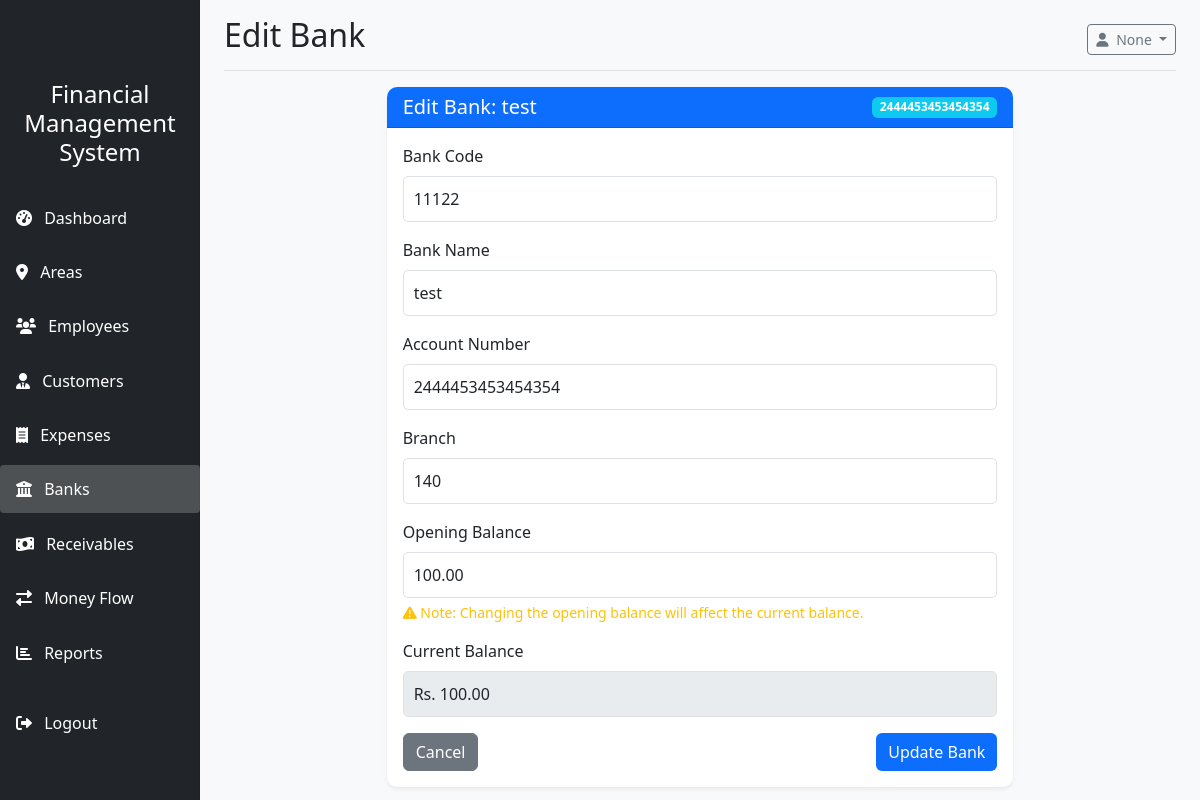
/dashboard/banks/edit/1/ (signed in), run on the app's committed database.
### authentication/models.py (models this page shows, shortened)
class User(AbstractUser):
    ROLE_CHOICES = (
        ('admin', 'Admin'),
        ('accountant', 'Accountant'),
    )
    username = None
    email = models.EmailField(_('email address'), unique=True)
    role = models.CharField(max_length=20, choices=ROLE_CHOICES, default='accountant')
    USERNAME_FIELD = 'email'
    REQUIRED_FIELDS = []
    objects = UserManager()

### dashboard/models.py (models this page shows, shortened)
class Bank(models.Model):
    bank_code = models.CharField(max_length=20, unique=True)
    name = models.CharField(max_length=100)
    account_number = models.CharField(max_length=50)
    branch = models.CharField(max_length=100, blank=True, null=True)
    opening_balance = models.DecimalField(max_digits=12, decimal_places=2, default=0)
    current_balance = models.DecimalField(max_digits=12, decimal_places=2, default=0)
    created_at = models.DateTimeField(auto_now_add=True)
    updated_at = models.DateTimeField(auto_now=True)

### dashboard/views.py (the view)
# urls.py: path('banks/edit/<int:bank_id>/', views.edit_bank, name='edit_bank'),
@login_required
def edit_bank(request, bank_id):
    bank = get_object_or_404(Bank, id=bank_id)
    old_opening_balance = bank.opening_balance
    if request.method == 'POST':
        form = BankForm(request.POST, instance=bank)
        if form.is_valid():
            new_bank = form.save(commit=False)
            balance_difference = new_bank.opening_balance - old_opening_balance
            new_bank.current_balance += balance_difference
            new_bank.save()
            messages.success(request, 'Bank updated successfully!')
            return redirect('banks')
    else:
        form = BankForm(instance=bank)
    context = {
        'form': form,
        'bank': bank,
        'active_page': 'banks'
    }
    return render(request, 'dashboard/edit_bank.html', context)

### dashboard/forms.py (shortened to what this page needs)
class BankForm(forms.ModelForm):
    class Meta:
        model = Bank
        fields = ['bank_code', 'name', 'account_number', 'branch', 'opening_balance']
        widgets = {
            'bank_code': forms.TextInput(attrs={'class': 'form-control', 'placeholder': 'Bank Code'}),
            'name': forms.TextInput(attrs={'class': 'form-control', 'placeholder': 'Bank Name'}),
            'account_number': forms.TextInput(attrs={'class': 'form-control', 'placeholder': 'Account Number'}),
            'branch': forms.TextInput(attrs={'class': 'form-control', 'placeholder': 'Branch'}),
            'opening_balance': forms.NumberInput(attrs={'class': 'form-control', 'placeholder': 'Opening Balance'}),
        }
        labels = {
            'bank_code': 'Bank Code',
            'name': 'Bank Name',
            'account_number': 'Account Number',
            'branch': 'Branch',
            'opening_balance': 'Opening Balance',
        }

### dashboard/templates/dashboard/edit_bank.html (shortened to what this page needs)
{% extends 'dashboard/dashboard_base.html' %}
{% block page_title %}Edit Bank{% endblock %}
{% block dashboard_content %}
<div class="row">
    <div class="col-md-8 mx-auto">
        <div class="card shadow-sm">
            <div class="card-header bg-primary text-white d-flex justify-content-between align-items-center">
                <h5 class="mb-0">Edit Bank: {{ bank.name }}</h5>
                <span class="badge bg-info">{{ bank.account_number }}</span>
            </div>
            <div class="card-body">
                <form method="post" action="{% url 'edit_bank' bank.id %}">
                    <div class="mb-3">
                        <label for="{{ form.bank_code.id_for_label }}" class="form-label">{{ form.bank_code.label }}</label>
                        {{ form.bank_code }}
                    </div>
                    <div class="mb-3">
                        <label for="{{ form.name.id_for_label }}" class="form-label">{{ form.name.label }}</label>
                        {{ form.name }}
                    </div>
                    <div class="mb-3">
                        <label for="{{ form.account_number.id_for_label }}" class="form-label">{{ form.account_number.label }}</label>
                        {{ form.account_number }}
                    </div>
                    <div class="mb-3">
                        <label for="{{ form.branch.id_for_label }}" class="form-label">{{ form.branch.label }}</label>
                        {{ form.branch }}
                    </div>
                    <div class="mb-3">
                        <label for="{{ form.opening_balance.id_for_label }}" class="form-label">{{ form.opening_balance.label }}</label>
                        {{ form.opening_balance }}
                        <div class="form-text text-warning">
                            <i class="fas fa-exclamation-triangle"></i> Note: Changing the opening balance will affect the current balance.
                        </div>
                    </div>
                    <div class="mb-3">
                        <label class="form-label">Current Balance</label>
                        <input type="text" class="form-control" value="Rs. {{ bank.current_balance|floatformat:2 }}" disabled>
                    </div>
                    <div class="d-flex justify-content-between">
                        <a href="{% url 'banks' %}" class="btn btn-secondary">Cancel</a>
                        <button type="submit" class="btn btn-primary">Update Bank</button>
                    </div>
                </form>
            </div>
        </div>
    </div>
</div>
{% endblock %}

### dashboard/templates/dashboard/dashboard_base.html (shortened to what this page needs)
{% extends 'base.html' %}
{% block content %}
<div class="container-fluid">
    <div class="row">
        <div class="col-md-3 col-lg-2 d-md-block bg-dark sidebar collapse" id="sidebarMenu">
            <div class="position-sticky pt-3">
                <div class="logo-container">
                    <h4 class="text-white text-center p-3">Financial Management System</h4>
                </div>
                <ul class="nav flex-column">
                    <li class="nav-item">
                        <a class="nav-link text-white {% if active_page == 'dashboard' %}active{% endif %}" href="{% url 'dashboard' %}">
                            <i class="fas fa-tachometer-alt me-2"></i> Dashboard
                        </a>
                    </li>
                    <li class="nav-item">
                        <a class="nav-link text-white {% if active_page == 'areas' %}active{% endif %}" href="{% url 'areas' %}">
                            <i class="fas fa-map-marker-alt me-2"></i> Areas
                        </a>
                    </li>
                    <li class="nav-item">
                        <a class="nav-link text-white {% if active_page == 'employees' %}active{% endif %}" href="{% url 'employees' %}">
                            <i class="fas fa-users me-2"></i> Employees
                        </a>
                    </li>
                    <li class="nav-item">
                        <a class="nav-link text-white {% if active_page == 'customers' %}active{% endif %}" href="{% url 'customers' %}">
                            <i class="fas fa-user-tie me-2"></i> Customers
                        </a>
                    </li>
                    <li class="nav-item">
                        <a class="nav-link text-white {% if active_page == 'expenses' %}active{% endif %}" href="{% url 'expenses' %}">
                            <i class="fas fa-receipt me-2"></i> Expenses
                        </a>
                    </li>
                    <li class="nav-item">
                        <a class="nav-link text-white {% if active_page == 'banks' %}active{% endif %}" href="{% url 'banks' %}">
                            <i class="fas fa-university me-2"></i> Banks
                        </a>
                    </li>
                    <li class="nav-item">
                        <a class="nav-link text-white {% if active_page == 'receivables' %}active{% endif %}" href="{% url 'receivables' %}">
                            <i class="fas fa-money-bill-wave me-2"></i> Receivables
                        </a>
                    </li>
                    <li class="nav-item">
                        <a class="nav-link text-white {% if active_page == 'money_flow' %}active{% endif %}" href="{% url 'money_flow' %}">
                            <i class="fas fa-exchange-alt me-2"></i> Money Flow
                        </a>
                    </li>
                    <li class="nav-item">
                        <a class="nav-link text-white {% if active_page == 'reports' %}active{% endif %}" href="{% url 'reports' %}">
                            <i class="fas fa-chart-bar me-2"></i> Reports
                        </a>
                    </li>
                    <li class="nav-item mt-3">
                        <a class="nav-link text-white" href="{% url 'logout' %}">
                            <i class="fas fa-sign-out-alt me-2"></i> Logout
                        </a>
                    </li>
                </ul>
            </div>
        </div>
        <main class="col-md-9 ms-sm-auto col-lg-10 px-md-4">
            <div class="d-flex justify-content-between flex-wrap flex-md-nowrap align-items-center pt-3 pb-2 mb-3 border-bottom">
                <h1 class="h2">{% block page_title %}Dashboard{% endblock %}</h1>
                <div class="btn-toolbar mb-2 mb-md-0">
                    <div class="dropdown">
                        <button class="btn btn-sm btn-outline-secondary dropdown-toggle" type="button" id="userDropdown" data-bs-toggle="dropdown" aria-expanded="false">
                            <i class="fas fa-user me-1"></i> {{ request.user.username }}
                        </button>
                    </div>
                </div>
            </div>
            {% block dashboard_content %}{% endblock %}
        </main>
    </div>
</div>
{% endblock %}

### static/css/style.css (style rules this page uses)
body { font-family: 'Segoe UI', Tahoma, Geneva, Verdana, sans-serif; background-color: #f8f9fa; }
.sidebar { position: fixed; top: 0; bottom: 0; left: 0; z-index: 100; padding: 48px 0 0; box-shadow: inset -1px 0 0 rgba(0, 0, 0, .1); height: 100vh; }
.sidebar .nav-link { font-weight: 500; color: #333; padding: 0.75rem 1rem; margin: 0.2rem 0; border-radius: 0.25rem; }
.sidebar .nav-link.active { background-color: rgba(255, 255, 255, 0.2); }
.card { border: none; border-radius: 10px; box-shadow: 0 4px 6px rgba(0, 0, 0, 0.1); transition: transform 0.3s; }
.card-header { border-radius: 10px 10px 0 0 !important; font-weight: 600; }
.btn-primary { background-color: #0d6efd; border: none; }
.form-label { font-weight: 500; }
.form-control { border-radius: 5px; padding: 10px; }

### data on the page
User: user.username "None"
Bank: name "test", account_number "2444453453454354", bank_code "11122", branch "140", opening_balance "100.00", current_balance "Rs. 100.00"
